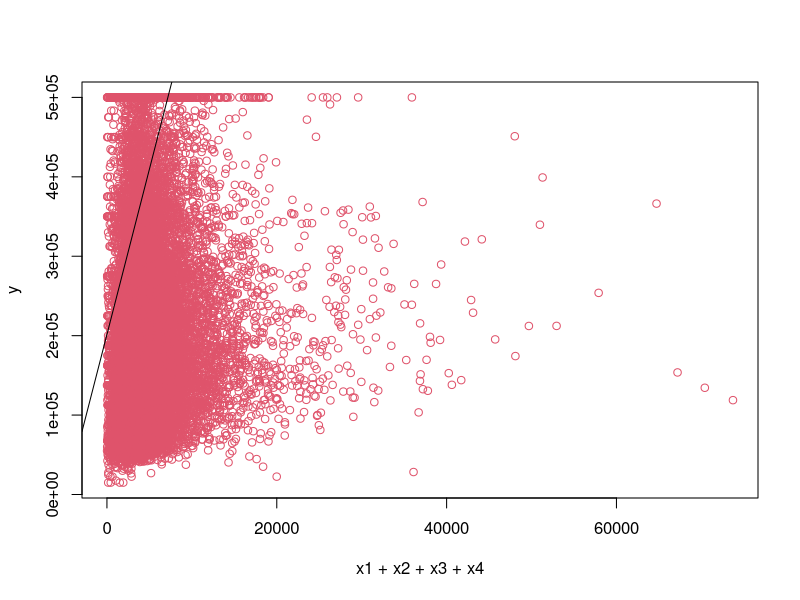

The R source for this figure:
data = read.csv(file = 'ques13.csv',header = TRUE)
#View(data)
y = data$house_value
x1 = data$total_rooms
x2 = data$total_bedrooms
x3 = data$population
x4 = data$households

relation = lm(y~x1+x2+x3+x4)
print(summary(relation))

print("Predicting Values")

prediction = data.frame(x1 = 919,x2 = 213,x3 = 413,x4 = 193)
print(predict(relation,prediction))
plot(x=x1+x2+x3+x4,y=y,col=2)
abline(relation)